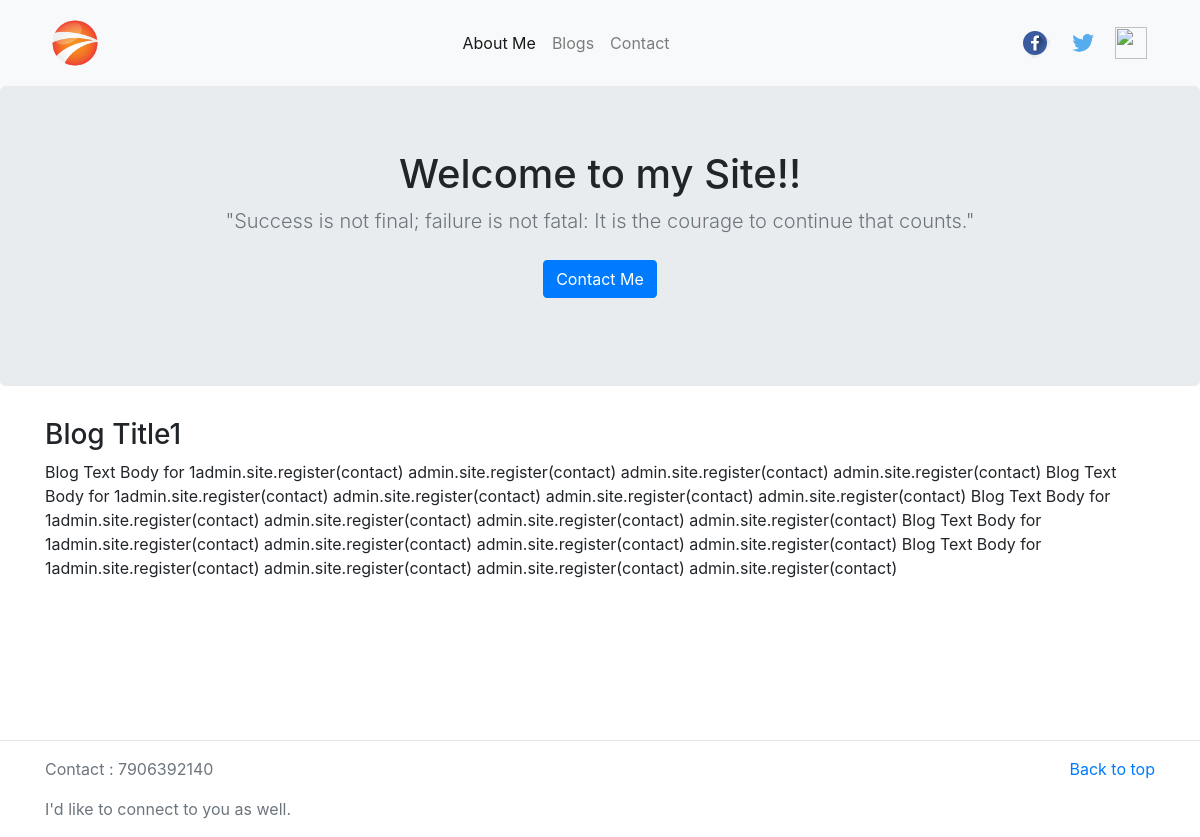
Screenshot of /blogs/1/ with the database file from the repository.
### blog/models.py (models this page shows, shortened)
class Blog(models.Model):
    title = models.CharField(max_length=250)
    body = models.TextField()
    pub_date = models.DateTimeField()

### blog/views.py (the view)
# urls.py: path('blogs/<int:blog_id>/', views.detail, name = 'detail'),
def detail(request, blog_id):
    detail_page = get_object_or_404(Blog, pk=blog_id)
    return render(request, 'blog/detail.html', {'detail_blog': detail_page})

### blog/templates/blog/detail.html (shortened to what this page needs)
{% extends 'blog/base.html' %}
{% block contact %}
<section class="jumbotron text-center">
    <div class="container">
      <h1 class="jumbotron-heading">Welcome to my Site!!</h1>
      <p class="lead text-muted">"Success is not final; failure is not fatal: It is the courage to continue that counts."</p>
      <p>
        <a href="{% url 'contacts' %}" class="btn btn-primary my-2">Contact Me</a>
      </p>
    </div>
  </section>
  <div class="container">
    <h3>{{ detail_blog.title }}</h3>
    <body>{{ detail_blog.body }}</body>
</div>
<br><br><br><br><br><br><hr>
<footer class="text-muted">
    <div class="container">
      <p class="float-right">
        <a href="#">Back to top</a>
      </p>
      <p>Contact : 7906392140</p>
      <p>I'd like to connect to you as well.</p>
    </div>
  </footer>
        </body>
{% endblock %}

### rows the page displays
Blog: title "Blog Title1", body "Blog Text Body for 1admin.site.register(contact) admin.site.register(contact) admin.site.register(contact) admin.site.register(contact) Blog Text Body for 1admin.site.register(contact) admin.site.register(contact) admin.site.register(contact) admin.site.register(contact) Blog Text Body for 1admin.site.register(contact) admin.site.register(contact) admin.site.register(contact) admin.site.register(contact) Blog Text Body for 1admin.site.register(contact) admin.site.register(contact) admin.site.register(contact) admin.site.register(contact) Blog Text Body for 1admin.site.register(contact) admin.site.register(contact) admin.site.register(contact) admin.site.register(contact)"
